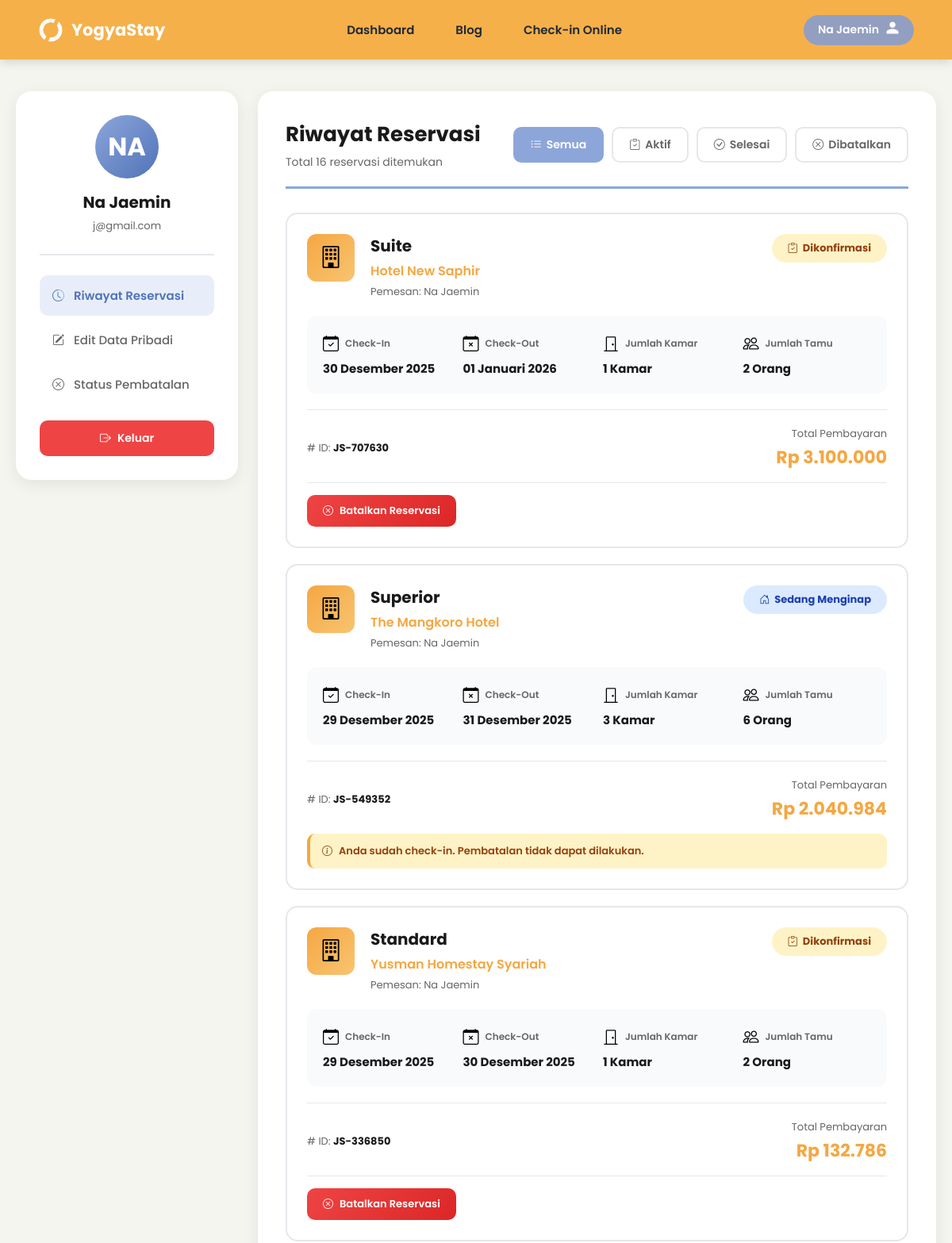
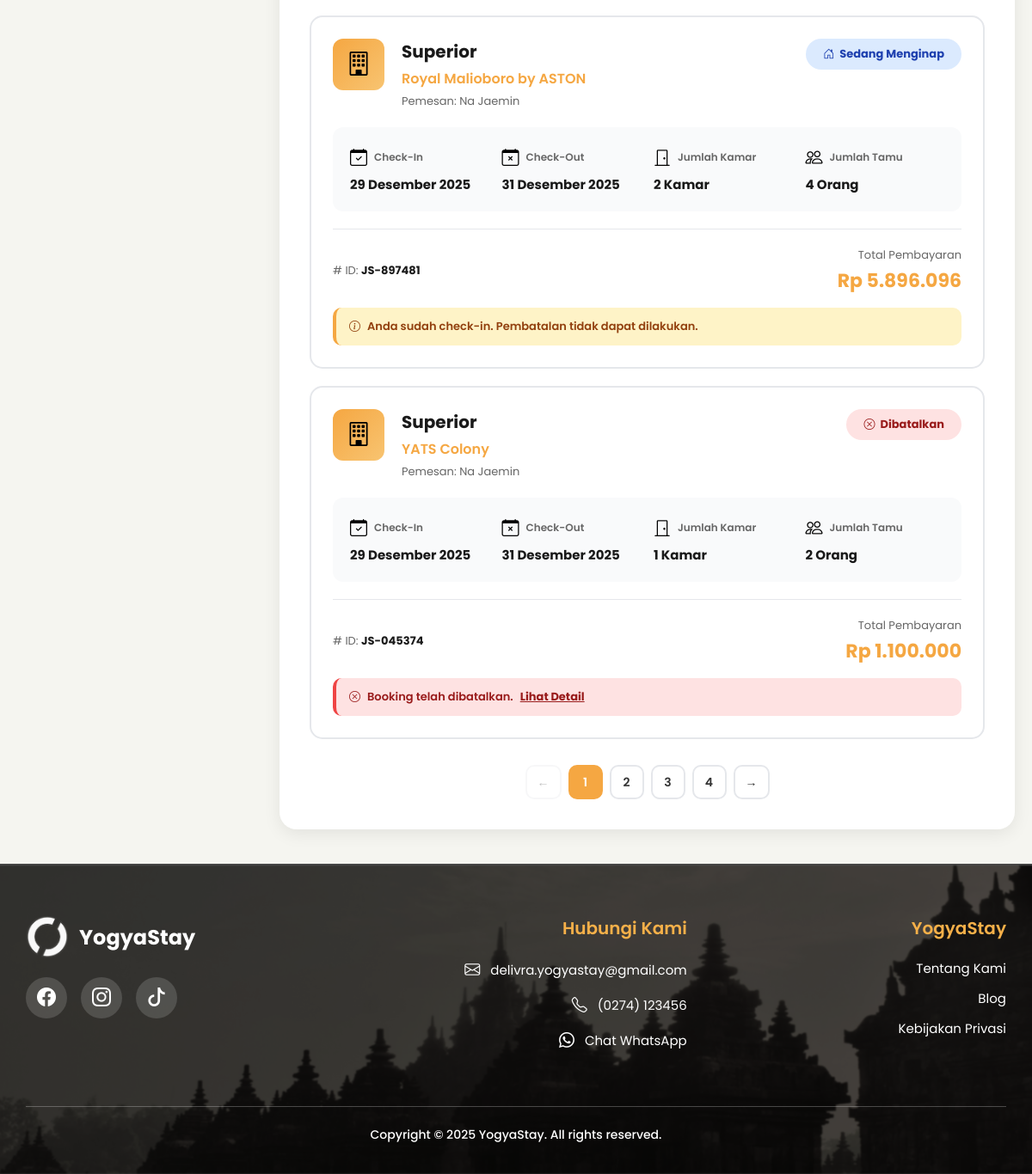
The app's page /users/riwayat_reservasi.php (signed in) with its own data (2 pictures, top to bottom).
### tables this page shows
CREATE TABLE `users` (
  `id_user` int(11) NOT NULL,
  `nama` varchar(100) NOT NULL,
  `email` varchar(100) NOT NULL,
  `password` varchar(255) NOT NULL,
  `no_telepon` varchar(20) DEFAULT NULL,
  `role_id` enum('user','admin') NOT NULL DEFAULT 'user',
  `created_at` timestamp NOT NULL DEFAULT current_timestamp(),
  `updated_at` timestamp NOT NULL DEFAULT current_timestamp() ON UPDATE current_timestamp(),
  `status` enum('aktif','nonaktif') NOT NULL DEFAULT 'aktif'
);

CREATE TABLE `booking` (
  `id_booking` int(11) NOT NULL,
  `kode_booking` varchar(20) NOT NULL,
  `id_user` int(11) NOT NULL,
  `id_penginapan` int(11) NOT NULL,
  `id_tipe_kamar` int(11) NOT NULL,
  `tanggal_checkin` date NOT NULL,
  `tanggal_checkout` date NOT NULL,
  `jumlah_kamar` int(11) NOT NULL,
  `jumlah_orang` int(11) NOT NULL,
  `total_harga` decimal(12,2) NOT NULL,
  `status_reservasi` enum('dipesan','check-in','selesai','dibatalkan','menunggu_pembatalan') DEFAULT NULL,
  `created_at` timestamp NOT NULL DEFAULT current_timestamp()
);

CREATE TABLE `tipe_kamar` (
  `id_tipe_kamar` int(11) NOT NULL,
  `id_penginapan` int(11) NOT NULL,
  `nama_tipe` varchar(100) NOT NULL,
  `harga_per_malam` decimal(12,2) NOT NULL,
  `kapasitas_orang` int(11) NOT NULL,
  `jumlah_kamar` int(11) NOT NULL,
  `deskripsi` text DEFAULT NULL
);

CREATE TABLE `penginapan` (
  `id_penginapan` int(11) NOT NULL,
  `nama_penginapan` varchar(150) NOT NULL,
  `tipe_penginapan` enum('hotel','villa','homestay') NOT NULL,
  `id_kabupaten` int(11) NOT NULL,
  `id_kecamatan` int(11) NOT NULL,
  `alamat` text NOT NULL,
  `deskripsi` text DEFAULT NULL,
  `tentang_kami` text DEFAULT NULL,
  `harga_mulai` decimal(12,2) NOT NULL,
  `rating` decimal(3,2) DEFAULT 0.00,
  `jumlah_review` int(11) DEFAULT 0,
  `is_featured` tinyint(1) DEFAULT 0,
  `latitude` decimal(10,8) DEFAULT NULL,
  `longitude` decimal(11,8) DEFAULT NULL,
  `status` enum('aktif','nonaktif') DEFAULT 'aktif',
  `created_at` timestamp NOT NULL DEFAULT current_timestamp()
);

### users/riwayat_reservasi.php (the view, shortened to what this page needs)
<?php
require_once '../config.php';
$user_id = $_SESSION['user_id'];
$user_query = "SELECT nama, email FROM users WHERE id_user = $user_id";
$user_result = mysqli_query($conn, $user_query);
$user_data = mysqli_fetch_assoc($user_result);
$user_email = $user_data['email'] ?? 'user@gmail.com';
$filter_status = isset($_GET['status']) ? $_GET['status'] : 'semua';
$page = isset($_GET['page']) ? intval($_GET['page']) : 1;
$items_per_page = 5;
$offset = ($page - 1) * $items_per_page;
$where_status = "";
$count_sql = "SELECT COUNT(*) as total
              FROM booking b
              WHERE b.id_user = $user_id $where_status";
$count_result = mysqli_query($conn, $count_sql);
$count_row = mysqli_fetch_assoc($count_result);
$total_results = $count_row['total'];
$total_pages = ceil($total_results / $items_per_page);
$sql = "SELECT
            b.id_booking,
            b.kode_booking,
            b.tanggal_checkin,
            b.tanggal_checkout,
            b.jumlah_kamar,
            b.jumlah_orang,
            b.total_harga,
            b.status_reservasi,
            b.created_at,
            p.nama_penginapan,
            tk.nama_tipe,
            u.nama as nama_pemesan,
            CASE
                WHEN b.status_reservasi IN ('check-in', 'selesai') THEN 'sudah_checkin'
                WHEN b.status_reservasi = 'menunggu_pembatalan' THEN 'menunggu_pembatalan'
                WHEN b.status_reservasi = 'dibatalkan' THEN 'dibatalkan'
                ELSE 'dapat_dibatalkan'
            END as dapat_batalkan
        FROM booking b
        LEFT JOIN penginapan p ON b.id_penginapan = p.id_penginapan
        LEFT JOIN tipe_kamar tk ON b.id_tipe_kamar = tk.id_tipe_kamar
        LEFT JOIN users u ON b.id_user = u.id_user
        WHERE b.id_user = $user_id $where_status
        ORDER BY b.created_at DESC
        LIMIT $items_per_page OFFSET $offset";
$result = mysqli_query($conn, $sql);
function formatTanggalIndonesia($tanggal)
{
    $bulan = array(
        1 => 'Januari',
        2 => 'Februari',
        3 => 'Maret',
        4 => 'April',
        5 => 'Mei',
        6 => 'Juni',
        7 => 'Juli',
        8 => 'Agustus',
        9 => 'September',
        10 => 'Oktober',
        11 => 'November',
        12 => 'Desember'
    );
    $split = explode('-', $tanggal);
    return $split[2] . ' ' . $bulan[(int) $split[1]] . ' ' . $split[0];
}
require_once 'header.php';
?>
<link rel="stylesheet" href="https://cdn.jsdelivr.net/npm/bootstrap-icons@1.11.1/font/bootstrap-icons.css">
<div class="profile-wrapper">
    <div class="profile-container">
        <div class="profile-sidebar">
            <div class="profile-header">
                <div class="profile-avatar">
                    <?= strtoupper(substr($user_name, 0, 2)) ?>
                </div>
                <div class="profile-name"><?= htmlspecialchars($user_name) ?></div>
                <div class="profile-email"><?= htmlspecialchars($user_email) ?></div>
            </div>
            <div class="profile-menu">
                <a href="riwayat_reservasi.php" class="menu-item active">
                    <i class="bi bi-clock-history"></i>
                    <span>Riwayat Reservasi</span>
                </a>
                <a href="profil.php" class="menu-item">
                    <i class="bi bi-pencil-square"></i>
                    <span>Edit Data Pribadi</span>
                </a>
                <a href="status_pembatalan.php" class="menu-item">
                    <i class="bi bi-x-circle"></i>
                    <span>Status Pembatalan</span>
                </a>
            </div>
            <button class="btn-logout" onclick="confirmLogout()">
                <i class="bi bi-box-arrow-right"></i>
                <span>Keluar</span>
            </button>
        </div>
        <div class="reservasi-content">
            <div class="content-header">
                <div>
                    <h2 class="content-title">Riwayat Reservasi</h2>
                    <p class="content-subtitle">Total <?= $total_results ?> reservasi ditemukan</p>
                </div>
                <div class="filter-buttons">
                    <a href="?status=semua" class="filter-btn <?= $filter_status == 'semua' ? 'active' : '' ?>">
                        <i class="bi bi-list-ul"></i>
                        <span>Semua</span>
                    </a>
                    <a href="?status=aktif" class="filter-btn <?= $filter_status == 'aktif' ? 'active' : '' ?>">
                        <i class="bi bi-clipboard-check"></i>
                        <span>Aktif</span>
                    </a>
                    <a href="?status=selesai" class="filter-btn <?= $filter_status == 'selesai' ? 'active' : '' ?>">
                        <i class="bi bi-check-circle"></i>
                        <span>Selesai</span>
                    </a>
                    <a href="?status=dibatalkan"
                        class="filter-btn <?= $filter_status == 'dibatalkan' ? 'active' : '' ?>">
                        <i class="bi bi-x-circle"></i>
                        <span>Dibatalkan</span>
                    </a>
                </div>
            </div>
            <div class="reservation-list">
                <?php
                if ($result && mysqli_num_rows($result) > 0) {
                    while ($booking = mysqli_fetch_assoc($result)) {
                        $checkin = formatTanggalIndonesia($booking['tanggal_checkin']);
                        $checkout = formatTanggalIndonesia($booking['tanggal_checkout']);
                        $nama_tipe = $booking['nama_tipe'] ? $booking['nama_tipe'] : 'Standard Room';
                        $status_class = '';
                        $status_text = '';
                        $status_icon = '';
                        switch ($booking['status_reservasi']) {
                            case 'check-in':
                                $status_class = 'status-checkin';
                                $status_text = 'Sedang Menginap';
                                $status_icon = '<i class="bi bi-house-door"></i>';
                                break;
                            case 'dibatalkan':
                                $status_class = 'status-dibatalkan';
                                $status_text = 'Dibatalkan';
                                $status_icon = '<i class="bi bi-x-circle"></i>';
                                break;
                            default:
                                $status_class = 'status-aktif';
                                $status_text = 'Dikonfirmasi';
                                $status_icon = '<i class="bi bi-clipboard-check"></i>';
                        }
                        ?>
                        <div class="reservation-card">
                            <span class="status-badge <?= $status_class ?>"><?= $status_icon ?>         <?= $status_text ?></span>
                            <div class="card-header">
                                <div class="hotel-icon"><i class="bi bi-building"></i></div>
                                <div class="card-info">
                                    <div class="room-name"><?= htmlspecialchars($nama_tipe) ?></div>
                                    <div class="hotel-name"><?= htmlspecialchars($booking['nama_penginapan']) ?></div>
                                    <div class="pemesan-info">Pemesan: <?= htmlspecialchars($booking['nama_pemesan']) ?></div>
                                </div>
                            </div>
                            <div class="card-details">
                                <div class="detail-item">
                                    <div class="detail-icon-box">
                                        <i class="bi bi-calendar-check detail-icon"></i>
                                        <span class="detail-label">Check-In</span>
                                    </div>
                                    <div class="detail-value"><?= $checkin ?></div>
                                </div>
                                <div class="detail-item">
                                    <div class="detail-icon-box">
                                        <i class="bi bi-calendar-x detail-icon"></i>
                                        <span class="detail-label">Check-Out</span>
                                    </div>
                                    <div class="detail-value"><?= $checkout ?></div>
                                </div>
                                <div class="detail-item">
                                    <div class="detail-icon-box">
                                        <i class="bi bi-door-closed detail-icon"></i>
                                        <span class="detail-label">Jumlah Kamar</span>
                                    </div>
                                    <div class="detail-value"><?= $booking['jumlah_kamar'] ?> Kamar</div>
                                </div>
                                <div class="detail-item">
                                    <div class="detail-icon-box">
                                        <i class="bi bi-people detail-icon"></i>
                                        <span class="detail-label">Jumlah Tamu</span>
                                    </div>
                                    <div class="detail-value"><?= $booking['jumlah_orang'] ?> Orang</div>
                                </div>
                            </div>
                            <div class="card-footer">
                                <div class="booking-id">
                                    # ID: <strong><?= htmlspecialchars($booking['kode_booking']) ?></strong>
                                </div>
                                <div class="total-price-box">
                                    <div class="total-label">Total Pembayaran</div>
                                    <div class="total-price">Rp <?= number_format($booking['total_harga'], 0, ',', '.') ?></div>
                                </div>
                            </div>
                            <?php if ($booking['dapat_batalkan'] == 'dapat_dibatalkan'): ?>
                                <div class="booking-actions">
                                    <a href="pembatalan.php?id=<?= $booking['id_booking'] ?>" class="btn-batal-booking">
                                        <i class="bi bi-x-circle"></i>
                                        Batalkan Reservasi
                                    </a>
                                </div>
                            <?php elseif ($booking['dapat_batalkan'] == 'dibatalkan'): ?>
                                <div class="status-info cancelled">
                                    <i class="bi bi-x-circle"></i>
                                    Booking telah dibatalkan.
                                    <a href="status_pembatalan.php">Lihat Detail</a>
                                </div>
                            <?php elseif ($booking['dapat_batalkan'] == 'sudah_checkin'): ?>
                                <div class="status-info">
                                    <i class="bi bi-info-circle"></i>
                                    Anda sudah check-in. Pembatalan tidak dapat dilakukan.
                                </div>
                            <?php endif; ?>
                        </div>
                    <?php
                    }
                } ?>
            </div>
            <?php if ($total_pages > 1) { ?>
                <div class="pagination-container">
                    <ul class="pagination">
                        <li class="page-item <?= ($page <= 1) ? 'disabled' : '' ?>">
                            <a class="page-link" href="?status=<?= $filter_status ?>&page=<?= $page - 1 ?>">←</a>
                        </li>
                        <?php for ($i = 1; $i <= $total_pages; $i++) { ?>
                            <li class="page-item <?= ($i == $page) ? 'active' : '' ?>">
                                <a class="page-link" href="?status=<?= $filter_status ?>&page=<?= $i ?>"><?= $i ?></a>
                            </li>
                        <?php } ?>
                        <li class="page-item <?= ($page >= $total_pages) ? 'disabled' : '' ?>">
                            <a class="page-link" href="?status=<?= $filter_status ?>&page=<?= $page + 1 ?>">→</a>
                        </li>
                    </ul>
                </div>
            <?php } ?>
        </div>
    </div>
</div>
<?php
require_once 'footer.php';
?>

### users/header.php (style rules this page uses)
* { margin: 0; padding: 0; box-sizing: border-box; }
body { font-family: 'Poppins', sans-serif; background: #F5F5F5; }

### users/footer.php (style rules this page uses)
* { font-family: "Poppins", sans-serif; box-sizing: border-box; }

### records on screen
users: email "j@gmail.com"
booking: status_reservasi "Dikonfirmasi", id_tipe_kamar.nama_tipe "Suite", id_penginapan.nama_penginapan "Hotel New Saphir", id_user.nama "Na Jaemin", tanggal_checkin "30 Desember 2025", tanggal_checkout "01 Januari 2026", jumlah_kamar "1", jumlah_orang "2", kode_booking "JS-707630", total_harga "3.100.000"
booking: status_reservasi "Sedang Menginap", id_tipe_kamar.nama_tipe "Superior", id_penginapan.nama_penginapan "The Mangkoro Hotel", id_user.nama "Na Jaemin", tanggal_checkin "29 Desember 2025", tanggal_checkout "31 Desember 2025", jumlah_kamar "3", jumlah_orang "6", kode_booking "JS-549352", total_harga "2.040.984", shows "Anda sudah check-in. Pembatalan tidak dapat dilakukan."
booking: status_reservasi "Dikonfirmasi", id_tipe_kamar.nama_tipe "Standard", id_penginapan.nama_penginapan "Yusman Homestay Syariah", id_user.nama "Na Jaemin", tanggal_checkin "29 Desember 2025", tanggal_checkout "30 Desember 2025", jumlah_kamar "1", jumlah_orang "2", kode_booking "JS-336850", total_harga "132.786"
booking: status_reservasi "Sedang Menginap", id_tipe_kamar.nama_tipe "Superior", id_penginapan.nama_penginapan "Royal Malioboro by ASTON", id_user.nama "Na Jaemin", tanggal_checkin "29 Desember 2025", tanggal_checkout "31 Desember 2025", jumlah_kamar "2", jumlah_orang "4", kode_booking "JS-897481", total_harga "5.896.096", shows "Anda sudah check-in. Pembatalan tidak dapat dilakukan."
booking: status_reservasi "Dibatalkan", id_tipe_kamar.nama_tipe "Superior", id_penginapan.nama_penginapan "YATS Colony", id_user.nama "Na Jaemin", tanggal_checkin "29 Desember 2025", tanggal_checkout "31 Desember 2025", jumlah_kamar "1", jumlah_orang "2", kode_booking "JS-045374", total_harga "1.100.000", shows "Booking telah dibatalkan."

### other values on screen
$user_name "Na Jaemin"
substr($user_name, 0, 2) "NA"
$total_results "16"
